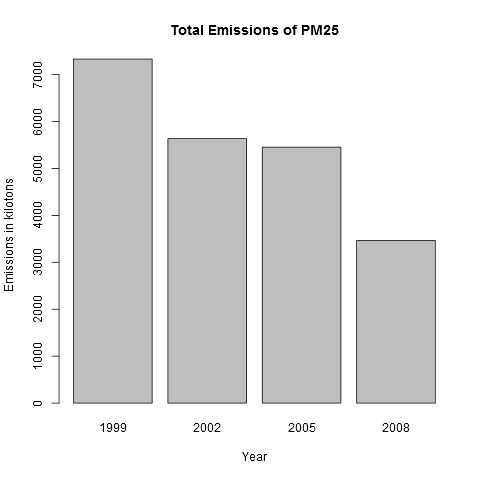

Generate this figure with R:
## Code common for all plots is in ex_data.R file

source('ex_data.R')

## Generate data for first plot

plot1_data<-NEI%>%select(Emissions,year)%>%
      group_by(year)%>%summarise(Emissions=sum(Emissions))

## Open file device and do the plot

png('plot1.png',width=480,height=480,type='cairo')

barplot(plot1_data$Emissions/1000,names.arg=plot1_data$year,
        main='Total Emissions of PM25',xlab='Year',ylab='Emissions in kilotons')

dev.off()

